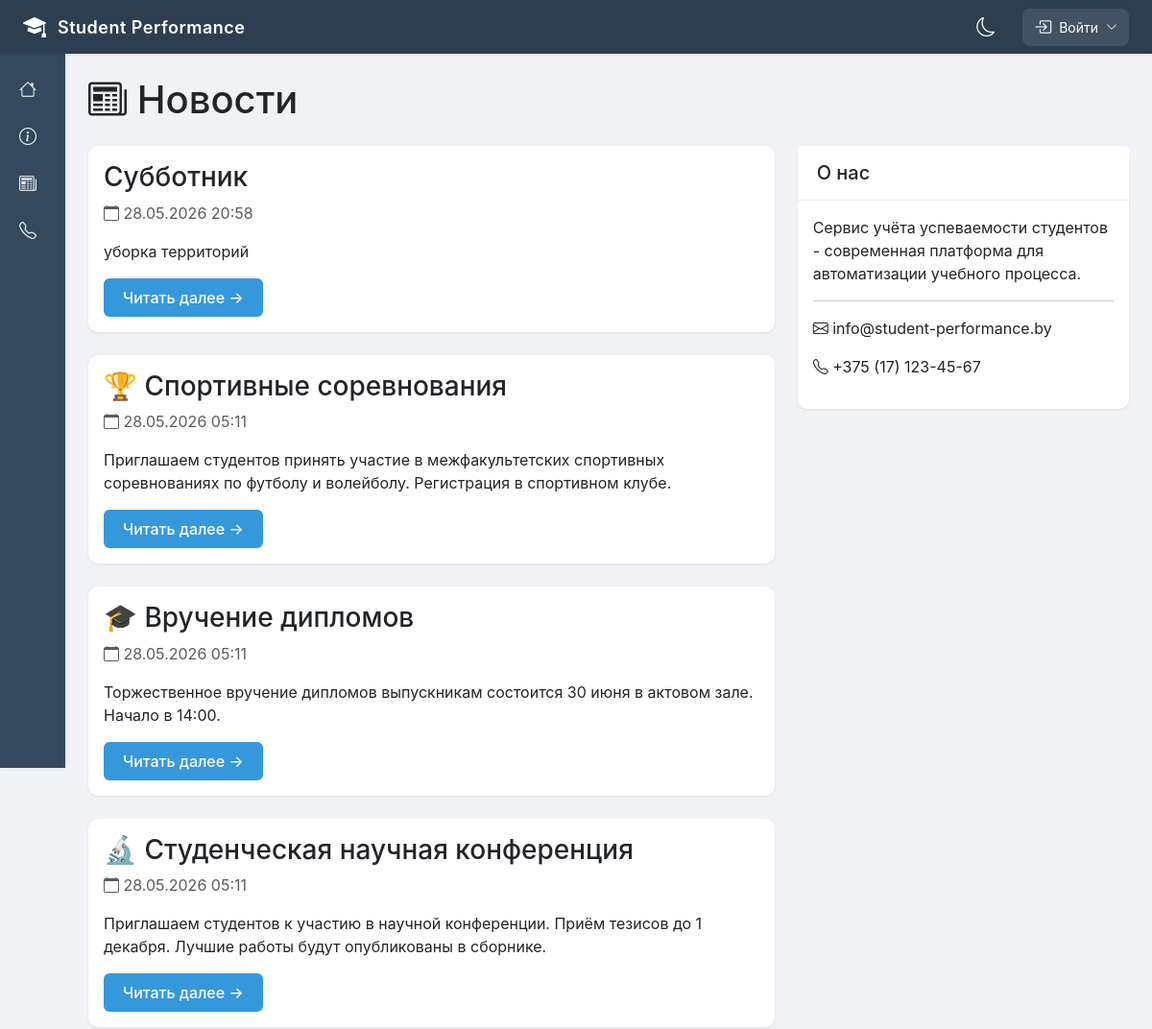
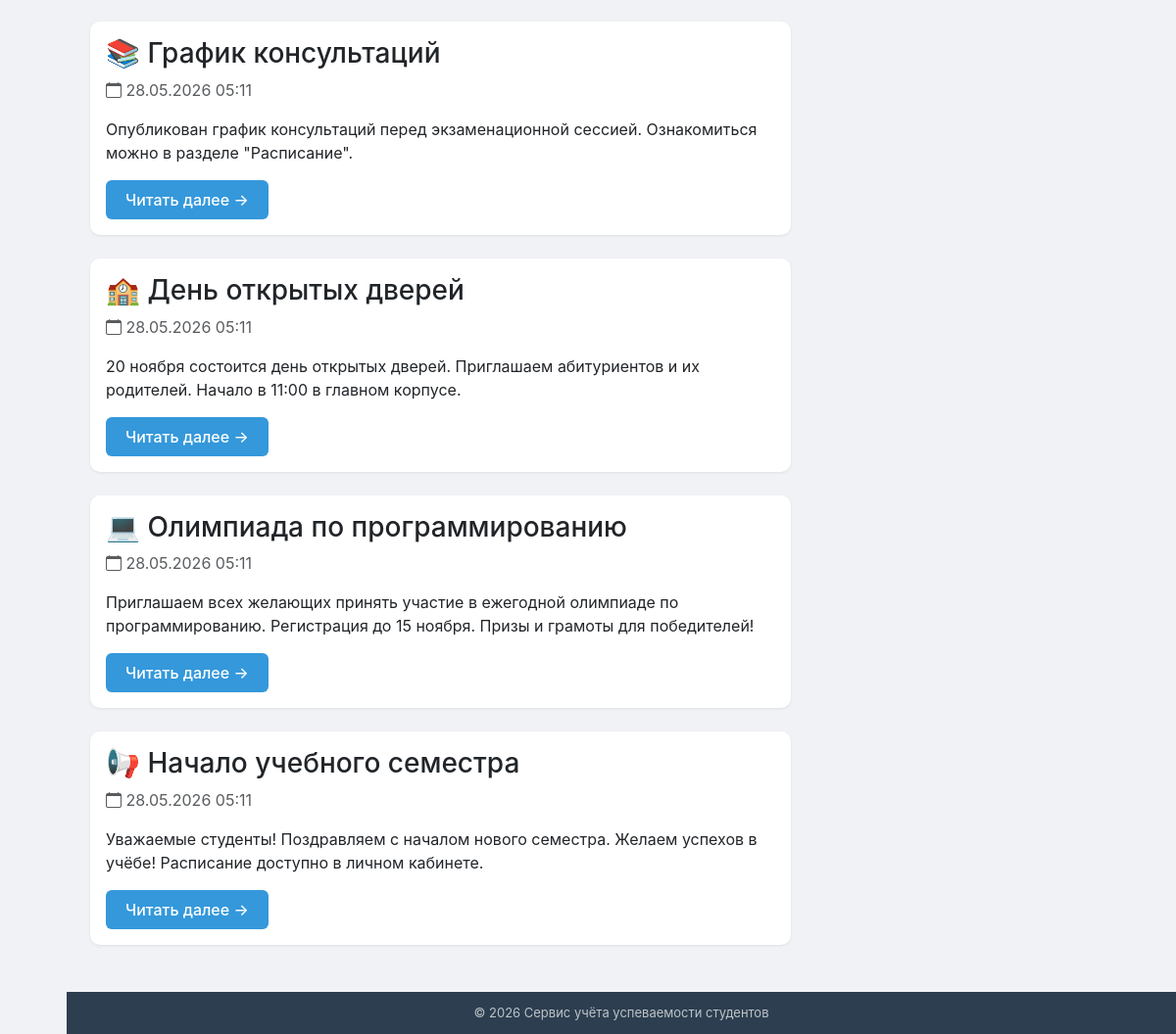
Page /news/ on the committed database (2 pictures, top to bottom).
### apps/accounts/models.py (models this page shows, shortened)
class News(models.Model):
    title = models.CharField(max_length=200, verbose_name='Заголовок')
    summary = models.CharField(max_length=300, verbose_name='Краткое описание')
    content = models.TextField(verbose_name='Содержание')
    image = models.ImageField(upload_to='news/', blank=True, null=True, verbose_name='Изображение')
    created_at = models.DateTimeField(auto_now_add=True, verbose_name='Дата создания')
    updated_at = models.DateTimeField(auto_now=True, verbose_name='Дата обновления')
    is_published = models.BooleanField(default=True, verbose_name='Опубликовано')
    class Meta:
        verbose_name = 'Новость'
        verbose_name_plural = 'Новости'
        ordering = ['-created_at']

### apps/core/views.py (the view)
# urls.py: path('news/', views.news_list, name='news_list'),
def news_list(request):
    news_list = News.objects.filter(is_published=True).order_by('-created_at')
    return render(request, 'core/news_list.html', {'news_list': news_list})

### apps/chat/context_processors.py (called while the page is built)
def chat_unread_count(request):
    if request.user.is_authenticated:
        rooms = ChatRoom.objects.filter(participants=request.user)
        unread_count = 0
        for room in rooms:
            unread_count += room.messages.filter(is_read=False).exclude(sender=request.user).count()
        return {'chat_unread_count': unread_count}
    return {'chat_unread_count': 0}

### apps/core/context_processors.py (called while the page is built)
def notifications_processor(request):
    unread_count = 0
    if request.user.is_authenticated:
        unread_count = Notification.objects.filter(user=request.user, is_read=False).count()
    return {'unread_count': unread_count}

### templates/core/news_list.html (shortened to what this page needs)
{% extends 'base.html' %}
{% block content %}
<div class="row">
    <div class="col-12">
        <h1 class="mb-4"><i class="bi bi-newspaper"></i> Новости</h1>
    </div>
</div>
<div class="row">
    <div class="col-lg-8">
        {% if news_list %}
            {% for news in news_list %}
                <div class="card mb-4">
                    <div class="card-body">
                        <h3 class="card-title">{{ news.title }}</h3>
                        <p class="text-muted">
                            <i class="bi bi-calendar"></i> {{ news.created_at|date:"d.m.Y H:i" }}
                        </p>
                        <p class="card-text">{{ news.summary }}</p>
                        <a href="{% url 'news_detail' news.pk %}" class="btn btn-primary">Читать далее →</a>
                    </div>
                </div>
            {% endfor %}
        {% else %}
            <div class="alert alert-info">Новостей пока нет</div>
        {% endif %}
    </div>
    <div class="col-lg-4">
        <div class="card">
            <div class="card-header">
                <h5 class="mb-0">О нас</h5>
            </div>
            <div class="card-body">
                <p>Сервис учёта успеваемости студентов - современная платформа для автоматизации учебного процесса.</p>
                <hr>
                <p><i class="bi bi-envelope"></i> info@student-performance.by</p>
                <p><i class="bi bi-telephone"></i> +375 (17) 123-45-67</p>
            </div>
        </div>
    </div>
</div>
{% endblock %}

### templates/base.html (style rules this page uses)
* { margin: 0; padding: 0; box-sizing: border-box; }
html, body { height: 100%; min-height: 100vh; }
body { display: flex; min-height: 100vh; background-color: #f0f2f5; font-family: -apple-system, BlinkMacSystemFont, 'Segoe UI', Roboto, 'Helvetica Neue', Arial, sans-serif; }
.card { border: none; border-radius: 10px; box-shadow: 0 1px 3px rgba(0,0,0,0.08); transition: box-shadow 0.2s; background-color: white; }
.card-header { background-color: white; border-bottom: 1px solid #e9ecef; padding: 16px 20px; font-weight: 600; }
.btn-primary { background: #3498db; border: none; border-radius: 6px; padding: 8px 20px; font-weight: 500; transition: background 0.2s; }

### rows in the picture
News: title "Субботник", created_at "28.05.2026 20:58", summary "уборка территорий"
News: title "🏆 Спортивные соревнования", created_at "28.05.2026 05:11", summary "Приглашаем студентов принять участие в межфакультетских спортивных соревнованиях по футболу и волейболу. Регистрация в спортивном клубе."
News: title "🎓 Вручение дипломов", created_at "28.05.2026 05:11", summary "Торжественное вручение дипломов выпускникам состоится 30 июня в актовом зале. Начало в 14:00."
News: title "🔬 Студенческая научная конференция", created_at "28.05.2026 05:11", summary "Приглашаем студентов к участию в научной конференции. Приём тезисов до 1 декабря. Лучшие работы будут опубликованы в сборнике."
News: title "📚 График консультаций", created_at "28.05.2026 05:11", summary "Опубликован график консультаций перед экзаменационной сессией. Ознакомиться можно в разделе \"Расписание\"."
News: title "🏫 День открытых дверей", created_at "28.05.2026 05:11", summary "20 ноября состоится день открытых дверей. Приглашаем абитуриентов и их родителей. Начало в 11:00 в главном корпусе."
News: title "💻 Олимпиада по программированию", created_at "28.05.2026 05:11", summary "Приглашаем всех желающих принять участие в ежегодной олимпиаде по программированию. Регистрация до 15 ноября. Призы и грамоты для победителей!"
News: title "📢 Начало учебного семестра", created_at "28.05.2026 05:11", summary "Уважаемые студенты! Поздравляем с началом нового семестра. Желаем успехов в учёбе! Расписание доступно в личном кабинете."
